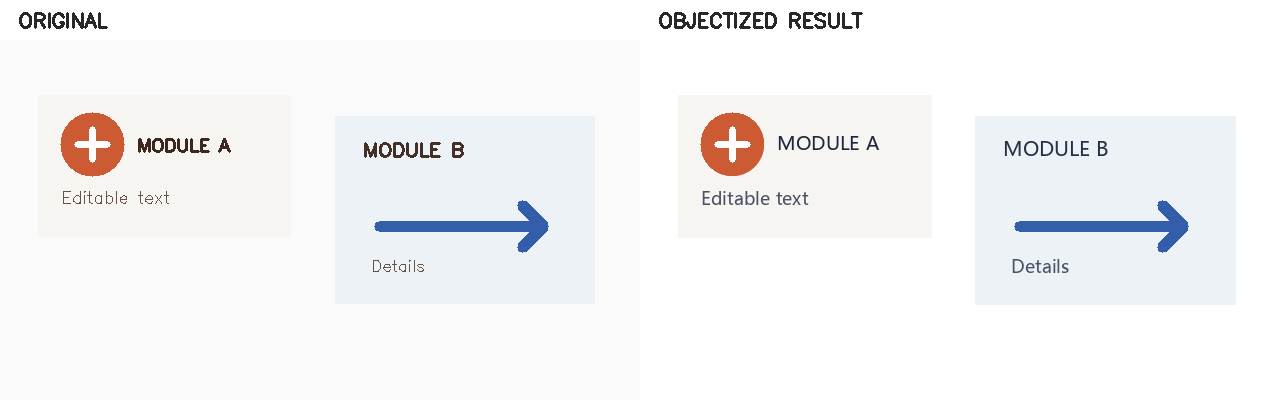
#> input picture backend/tests/fixtures/complex_modules_compare.png, 1280 x 400 px; its folder holds only this picture in this run
$ python -i white_objectization.py   (imports and definitions only)
#> lines starting #> are read from the running program, lines starting #| are printed output that depends on the picture
### backend/app/config.py
from __future__ import annotations

import os
from pathlib import Path


PROJECT_ROOT = Path(__file__).resolve().parents[2]
UPLOADS_DIR = PROJECT_ROOT / "uploads"
OUTPUTS_DIR = PROJECT_ROOT / "outputs"
TEMP_DIR = PROJECT_ROOT / "temp"


def ensure_runtime_dirs() -> None:
    for directory in (UPLOADS_DIR, OUTPUTS_DIR, TEMP_DIR):
        directory.mkdir(parents=True, exist_ok=True)


def env_int(name: str, default: int) -> int:
    try:
        return int(os.getenv(name, str(default)))
    except ValueError:
        return default


MAX_UPLOAD_MB = env_int("MAX_UPLOAD_MB", 25)
OCR_PROVIDER = os.getenv("OCR_PROVIDER", "auto")
INPAINT_PROVIDER = os.getenv("INPAINT_PROVIDER", "opencv")


def local_inpaint_setting(name: str, default: str) -> str:
    if name in os.environ:
        return os.environ[name]
    local_config = PROJECT_ROOT / ".env"
    if local_config.is_file():
        for line in local_config.read_text(encoding="utf-8-sig").splitlines():
            key, separator, value = line.partition("=")
            if separator and key.strip() == name:
                return value.strip().strip('"').strip("'")
    return default


LOCAL_INPAINT_ENABLED = local_inpaint_setting("LOCAL_INPAINT_ENABLED", "false").strip().lower() in {"1", "true", "yes", "on"}
LOCAL_INPAINT_URL = local_inpaint_setting("LOCAL_INPAINT_URL", "http://127.0.0.1:8080")
LOCAL_INPAINT_MODEL = local_inpaint_setting("LOCAL_INPAINT_MODEL", "lama")
LAYOUT_PROVIDER = os.getenv("LAYOUT_PROVIDER", "auto")
SEGMENTATION_PROVIDER = os.getenv("SEGMENTATION_PROVIDER", "auto")
VLM_PROVIDER = os.getenv("VLM_PROVIDER", "none")
VISION_PROVIDER = os.getenv("VISION_PROVIDER", VLM_PROVIDER if VLM_PROVIDER != "none" else "qwen")
GEMINI_API_KEY = os.getenv("GEMINI_API_KEY", "")
GEMINI_FLASH_MODEL = os.getenv("GEMINI_FLASH_MODEL", "gemini-3.6-flash")
GEMINI_FLASH_LITE_MODEL = os.getenv("GEMINI_FLASH_LITE_MODEL", "gemini-2.5-flash-lite")
OPENROUTER_API_KEY = os.getenv("OPENROUTER_API_KEY", "")
OPENROUTER_BASE_URL = os.getenv("OPENROUTER_BASE_URL", "https://openrouter.ai/api/v1")
OPENROUTER_MODEL = os.getenv("OPENROUTER_MODEL", "openrouter/free")
QWEN_API_KEY = os.getenv("QWEN_API_KEY", "")
QWEN_BASE_URL = os.getenv("QWEN_BASE_URL", "https://dashscope.aliyuncs.com/compatible-mode/v1")
QWEN_MODEL = os.getenv("QWEN_MODEL", "qwen3-vl-flash")
QWEN_ENABLE_THINKING = os.getenv("QWEN_ENABLE_THINKING", "false").lower() == "true"
QWEN_TIMEOUT = env_int("QWEN_TIMEOUT", 120)
QWEN_MAX_RETRIES = env_int("QWEN_MAX_RETRIES", 2)
CONVERSION_MODE = os.getenv("CONVERSION_MODE", "maximum")
RECONSTRUCTION_SURFACE_MODE = os.getenv("RECONSTRUCTION_SURFACE_MODE", "exclusive_object_first")
# Deliberately paused during the ownership audit. No environment flag may bypass
# this stop: re-enabling revisions requires an explicit, reviewed code change.
AUTOMATIC_REVISIONS_ENABLED = False
MAX_AI_CALLS_PER_SLIDE = env_int("MAX_AI_CALLS_PER_SLIDE", 3)
#> further down, picture is the input picture: shape (400, 1280, 3); mean B, G, R 245, 244.3, 244.3
PUBLIC_SHARED_MODE = os.getenv("IMAGE2EDITABLEPPT_PUBLIC_SHARED", "false").strip().lower() in {"1", "true", "yes", "on"}


class Settings:
    QWEN_API_KEY = QWEN_API_KEY
    QWEN_BASE_URL = QWEN_BASE_URL
    QWEN_MODEL = QWEN_MODEL
    QWEN_ENABLE_THINKING = QWEN_ENABLE_THINKING
    QWEN_TIMEOUT = QWEN_TIMEOUT
    QWEN_MAX_RETRIES = QWEN_MAX_RETRIES
    GEMINI_API_KEY = GEMINI_API_KEY
    GEMINI_FLASH_MODEL = GEMINI_FLASH_MODEL
    GEMINI_FLASH_LITE_MODEL = GEMINI_FLASH_LITE_MODEL
    OPENROUTER_API_KEY = OPENROUTER_API_KEY
    OPENROUTER_BASE_URL = OPENROUTER_BASE_URL
    OPENROUTER_MODEL = OPENROUTER_MODEL
    MAX_AI_CALLS_PER_SLIDE = MAX_AI_CALLS_PER_SLIDE


settings = Settings()

### backend/app/services/reconstruction/white_objectization.py
"""Build an editable white slide from source pixels and existing scene owners."""

from __future__ import annotations
from app.utils import image_io

from pathlib import Path
from tempfile import TemporaryDirectory

import cv2
import numpy as np

from app.services.reconstruction.residual_objects import _border_color, dense_visual_artwork, extract_residual_objects, visual_candidate_mask
from app.services.reconstruction.owner_gate import ensure_visual_owners, page_surface_evidence


# [285 lines left out: functions detect_flat_page_surface, objectize_on_white, _split_monolithic_source_image, _extract_large_flat_inset_panels, _extract_round_assets, not called in this run]


def _round_contours_on_texture(source: np.ndarray) -> list[np.ndarray]:
    """Recover bounded badges when textured surroundings merge color masks."""
    height, width = source.shape[:2]
#> height = 400; width = 1280
    gray = cv2.medianBlur(cv2.cvtColor(source, cv2.COLOR_BGR2GRAY), 5)
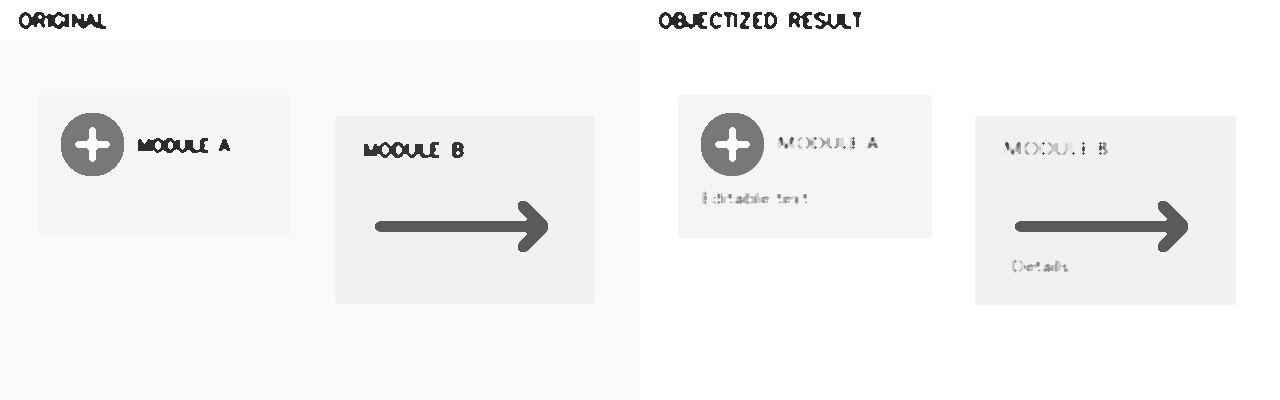
#> gray: shape (400, 1280); min 40, max 255, mean 244.8
    circles = cv2.HoughCircles(gray, cv2.HOUGH_GRADIENT, dp=1.2,
                               minDist=max(24, round(min(width, height) * 0.08)),
                               param1=100, param2=28,
                               minRadius=max(10, round(min(width, height) * 0.015)),
                               maxRadius=max(18, round(min(width, height) * 0.18)))
#> circles = [[732.6, 144.6, 32.8], [90.6, 144.6, 30.76]]
    if circles is None:
        return []
    contours = []
    for cx, cy, detected_radius in circles[0][:40]:
        radius = float(detected_radius) * 1.18
        if cx - radius < 1 or cy - radius < 1 or cx + radius >= width - 1 or cy + radius >= height - 1:
            continue
        left, top = max(0, int(cx - radius * 1.6)), max(0, int(cy - radius * 1.6))
        right, bottom = min(width, int(cx + radius * 1.6)), min(height, int(cy + radius * 1.6))
        yy, xx = np.ogrid[top:bottom, left:right]
        distance = np.sqrt((xx - cx) ** 2 + (yy - cy) ** 2)
        patch = source[top:bottom, left:right]
        center = patch[distance <= radius * 0.38]
        surround = patch[(distance >= radius * 1.25) & (distance <= radius * 1.55)]
        if len(center) < 30 or len(surround) < 30:
            continue
        center_color = np.median(center, axis=0)
        outer_color = np.median(surround, axis=0)
        if (np.max(np.abs(center_color - outer_color)) < 32
                or np.mean(np.max(np.abs(center.astype(np.float32) - center_color), axis=1) <= 25) < 0.75):
            continue
        polygon = cv2.ellipse2Poly((round(cx), round(cy)), (round(radius), round(radius)), 0, 0, 360, 8)
        contours.append(polygon.reshape(-1, 1, 2))
#> this loop made 2 passes
#> (cx, cy, detected_radius, radius, left, top, right, bottom) on passes 1 to 2: (732.6, 144.6, 32.8, 38.7, 670, 82, 794, 206), (90.6, 144.6, 30.76, 36.3, 32, 86, 148, 202)
#> pass 1, in _round_contours_on_texture, `distance = np.sqrt((xx - cx) ** 2 + (yy - cy) ** 2)`:
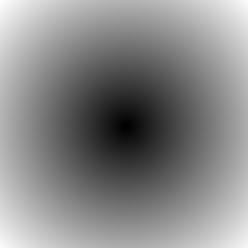
#> distance: shape (124, 124) float64 (shown 2 times larger); min 0.566, max 88.53, mean 47.5; drawn with min black and max white
#> pass 1, in _round_contours_on_texture, `patch = source[top:bottom, left:right]`:
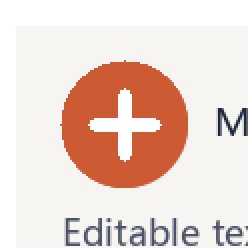
#> patch: shape (124, 124, 3) (shown 2 times larger); mean B, G, R 205.7, 213.8, 235
#> pass 2, in _round_contours_on_texture, `patch = source[top:bottom, left:right]`:
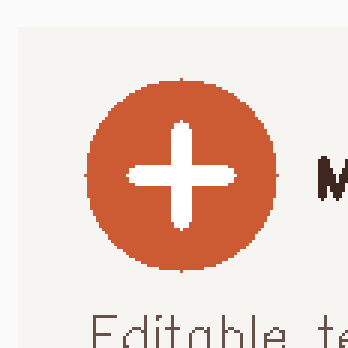
#> patch: shape (116, 116, 3) (shown 3 times larger); mean B, G, R 200.6, 210.7, 235.7
#> after the loop, contours = []
    return contours


# [138 lines left out: functions _occupy_text_glyphs, _is_text_shadow_residual, _has_solid_visual_inside_shadow, layer_objectized_elements, not called in this run]


def _box_unclipped(item: dict) -> tuple[float, float, float, float]:
    x, y = float(item.get("x") or 0), float(item.get("y") or 0)
    return x, y, x + float(item.get("width") or 0), y + float(item.get("height") or 0)


def _intersects(left: tuple[float, float, float, float], right: tuple[float, float, float, float]) -> bool:
    return min(left[2], right[2]) > max(left[0], right[0]) and min(left[3], right[3]) > max(left[1], right[1])


# [246 lines left out: functions _occupy_shape_color, _shape_source_supported, _occupy_existing_image, _occupy_existing_stroke, _extract_bordered_containers, _contains_distinct_filled_regions and 2 more, not called in this run]


def _hex_bgr(color: np.ndarray) -> str:
    return f"#{color[2]:02X}{color[1]:02X}{color[0]:02X}"


# [234 lines left out: functions _extract_internal_details, _extract_flat_containers, _flat_container_outline, _module_members, _bind_container_module, not called in this run]


def _overlap_min(left: tuple[int, int, int, int], right: tuple[int, int, int, int]) -> float:
    overlap = max(0, min(left[2], right[2]) - max(left[0], right[0])) * max(0, min(left[3], right[3]) - max(left[1], right[1]))
    return overlap / max(1, min((left[2] - left[0]) * (left[3] - left[1]), (right[2] - right[0]) * (right[3] - right[1])))


# [5 lines left out: function _box_iou, not called in this run]


def _overlap_of_first(left: tuple[int, int, int, int], right: tuple[int, int, int, int]) -> float:
    overlap = max(0, min(left[2], right[2]) - max(left[0], right[0])) * max(0, min(left[3], right[3]) - max(left[1], right[1]))
    return overlap / max(1, (left[2] - left[0]) * (left[3] - left[1]))


# [37 lines left out: functions _text_inside, _rounded_corner_hint, _has_card_corners, _trim_surface_protrusions, not called in this run]


def _clip(values: list, width: int, height: int) -> tuple[int, int, int, int]:
    x1, y1, x2, y2 = [round(float(value)) for value in values]
    return max(0, min(width, x1)), max(0, min(height, y1)), max(0, min(width, x2)), max(0, min(height, y2))


# [5 lines left out: function _box, not called in this run]

>>> import cv2
>>> picture = cv2.imread('../../../tests/fixtures/complex_modules_compare.png')
>>> result = _round_contours_on_texture(picture)
#> result = []
